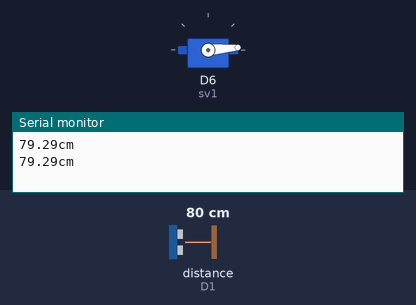
This sketch was run on a simulated ESP8266 (NodeMCU). Shown: servo, the last lines printed to the serial monitor. Wiring (inferred from the names in the program): ultrasonic range finder: trigger D0; echo D1. The test bench sets the inputs (shaded band); at power-on: distance to the obstacle (sensor on D1) 80 cm. The echo pulse lasts 58.3 µs per cm.

Above: at 1.8 s.
1.9 s: distance to the obstacle (sensor on D1) set to 22 cm
3.4 s: distance to the obstacle (sensor on D1) set to 18 cm
At 4.9 s:
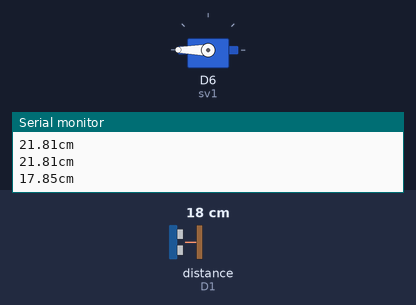
5.5 s: distance to the obstacle (sensor on D1) set to 35 cm
At 6.5 s:
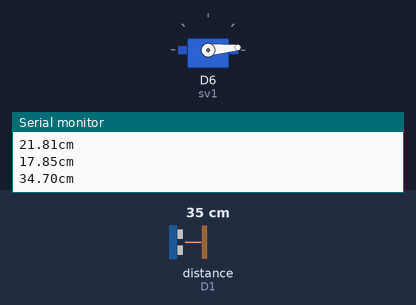
7.5 s: distance to the obstacle (sensor on D1) set to 2 cm
At 9.3 s:
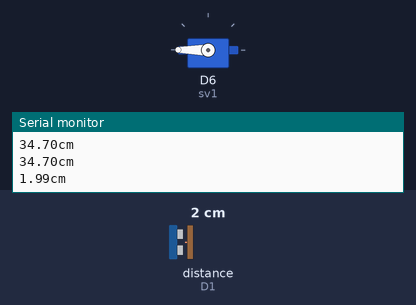
Timing chart, 0 to 10.5 s (numbered marks = the images above; inputs shaded):
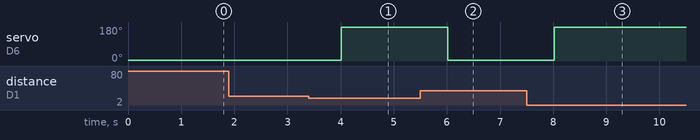

The sketch:

Servo.ino
```cpp
#include <Servo.h>
int trig = D0;
int echo = D1;

float duration,distance;

Servo sv1;

void setup()
{
  Serial.begin(9600);
  pinMode(echo, INPUT);
  pinMode(trig, OUTPUT);

  sv1.attach(D6);
  sv1.write(5);
}

void loop()
{
  digitalWrite(trig,LOW);
  delayMicroseconds(1);
  digitalWrite(trig,HIGH);
  delayMicroseconds(1);
  digitalWrite(trig,LOW);

  duration = pulseIn(echo, HIGH);
  distance = duration*0.034/2;

  Serial.print(distance);
  Serial.print("cm\n");

  if(distance <= 20)
    {
       sv1.write(180);
       delay(2000);
    }
  else
    {
      sv1.write(5);
      delay(1000);
    }
}
```

Measured:
- the behaviour switches between 21 and 20 cm on distance to the obstacle (sensor on D1) (found by bisection; images 0 and 1)
- after the input at 3.4 s, servo on D6 (sv1): 5° → 180° after 0.62 s
- after the input at 5.5 s, servo on D6 (sv1): 180° → 5° after 0.52 s
- after the input at 7.5 s, servo on D6 (sv1): 5° → 180° after 0.52 s
